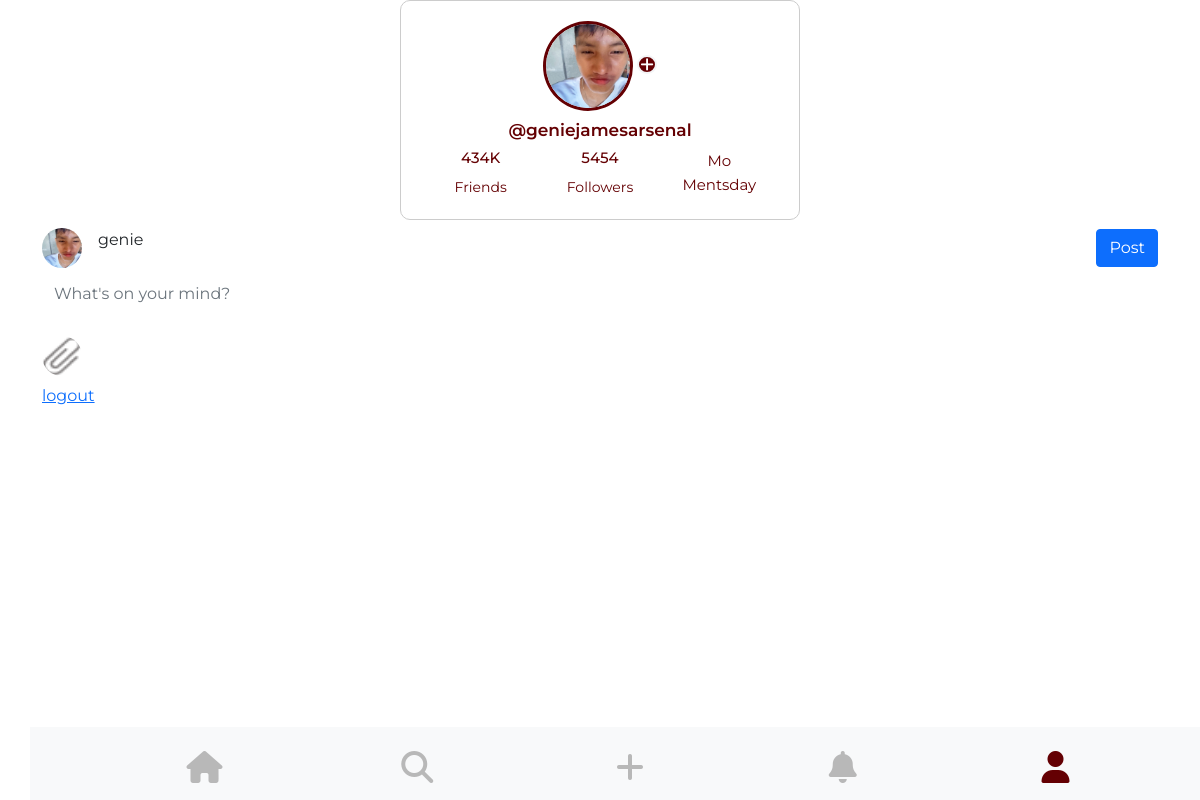
Screenshot of /profile.php?user=2 (signed in) with the database file from the repository.
### tables this page shows
CREATE TABLE `users` (
  `user_id` int(11) NOT NULL,
  `Name` varchar(100) DEFAULT NULL,
  `Email` varchar(100) DEFAULT NULL,
  `Address` text DEFAULT NULL,
  `username` varchar(50) DEFAULT NULL,
  `password` varchar(255) DEFAULT NULL,
  `profile_picture` varchar(255) DEFAULT NULL,
  `bio` text DEFAULT NULL,
  `registration_date` timestamp NOT NULL DEFAULT current_timestamp(),
  `friend_count` int(11) DEFAULT 0
);

### profile.php (the view, shortened to what this page needs)
<?php
include 'db.php';
$user_id = $_SESSION['user_id'];
$query = "SELECT Name, Email, profile_picture, username FROM users WHERE user_id = ?";
$stmt = $conn->prepare($query);
$stmt->bind_param("i", $user_id);
$stmt->execute();
$result = $stmt->get_result();
$user = $result->fetch_assoc();
?>
<!DOCTYPE html>
<html lang="en">
<head>
    <link href="https://cdnjs.cloudflare.com/ajax/libs/font-awesome/6.5.0/css/all.min.css" rel="stylesheet">
    <link href="https://cdn.jsdelivr.net/npm/bootstrap@5.0.2/dist/css/bootstrap.min.css" rel="stylesheet"
>
    <link rel="stylesheet" href="https://cdn.jsdelivr.net/npm/bootstrap-icons@1.9.0/font/bootstrap-icons.css">
    <link rel="stylesheet" href="./stylecss/tabfooter.css">
    <link rel="stylesheet" href="./stylecss/profile.css">
</head>
<body>
    <div class="profile">
        <form action="profile.php" method="POST" enctype="multipart/form-data" id="profile-form">
            <img id="profile-img" class="profile-img" src="<?php echo htmlspecialchars($user['profile_picture']); ?>" alt="Profile Picture">
            <div class="file-input-wrapper">
                <div class="icon-wrapper">
                    <i class="fa-solid fa-plus"></i>
                </div>
            </div>
        </form>
        <h2 class="mt-2 username">@<?php echo htmlspecialchars($user['Name']); ?></h2>
        <div class="container">
            <div class="row">
                <div class="col">
                    <div class="profile-stats">
                        <h3 class="m-b-0 mmday">434K</h3>
                        <small style="color: #640003;">Friends</small>
                    </div>
                </div>
                <div class="col">
                    <div class="profile-stats">
                        <h3 class="m-b-0 mmday">5454</h3>
                        <small style="color: #640003;">Followers</small>
                    </div>
                </div>
                <div class="col">
                    <div class="profile-stats">
                        <a href="#momentsday" class="mmday mt-0">Mo Mentsday</a>
                    </div>
                </div>
            </div>
        </div>
    </div>
    <div class="container">
        <div class="row">
            <div class="col-md-12">
                <form method="POST" enctype="multipart/form-data" class="col-12 mt-2">
                    <div class="profile-section mb-2 d-flex align-items-center">
                        <img src="<?php echo htmlspecialchars($user['profile_picture']); ?>" alt="Profile Picture" class="rounded-circle me-3 post-profile">
                        <p><?php echo htmlspecialchars($user['username']); ?></p>
                        <input type="submit" value="Post" class="btn btn-primary ms-auto post_content">
                    </div>
                    <div class="mb-2">
                        <textarea name="content" placeholder="What's on your mind?" required class="form-control caption-post"></textarea>
                        <div class="post-profile">
                            <img src="./assets/Vector 10.png" alt="Upload Media">
                        </div>
                    </div>
                </form>
            </div>
            <a href="login.php">logout</a>
            <footer class="bg-light">
                <div class="container">
                    <div class="row text-center mt-4 footertab">
                        <div class="col">
                            <a href="home.php" class="text-decoration-none">
                                <i class="fas fa-home fa-2x footericon" data-page="home.php"></i>
                            </a>
                        </div>
                        <div class="col">
                            <a href="search.php" class="text-decoration-none">
                                <i class="fas fa-search fa-2x footericon" data-page="search.php"></i>
                            </a>
                        </div>
                        <div class="col">
                            <a href="post.php" class="text-decoration-none">
                                <i class="fas fa-plus fa-2x footericon" data-page="post.php"></i>
                            </a>
                        </div>
                        <div class="col">
                            <a href="notify.php" class="text-decoration-none">
                                <i class="fas fa-bell fa-2x footericon" data-page="notify.php"></i>
                            </a>
                        </div>
                        <div class="col">
                            <a href="profile.php" class="text-decoration-none">
                                <i class="fas fa-user fa-2x footericon" data-page="profile.php"></i>
                            </a>
                        </div>
                    </div>
                </div>
            </footer>
</body>
</html>

### stylecss/tabfooter.css (style rules this page uses)
footer { position: fixed; bottom: 0; width: 100%; background: #FFFFFF; z-index: 100; }
.footertab { margin: 14px; }
.footericon { color: #B8B8B8; }
.footericon.active { color: #640003; }

### stylecss/profile.css (style rules this page uses)
body { font-family: "Montserrat", serif; font-optical-sizing: auto; font-weight: <weight>; font-style: normal; }
.profile { max-width: 400px; margin: auto; padding: 20px; text-align: center; border: 1px solid #ccc; border-radius: 10px; }
.profile-img { max-width: 90px; border-radius: 50%; border: 3px solid #640003; }
.file-input-wrapper { position: relative; display: inline-block; }
.file-input-wrapper .icon-wrapper { display: inline-flex; align-items: center; justify-content: center; border: 2px solid #F3F4F6; border-radius: 50%; background: #640003; cursor: pointer; width: 20px; height: auto; }
.file-input-wrapper .icon-wrapper i { font-size: 15px; color: #ffff; }
.mmday { text-decoration: none; font-size: 15px; color: #640003; }
.username { font-style: normal; font-weight: 600; font-size: 17px; line-height: 22px; color: #640003; }

### profile.php (style rules this page uses)
.post-profile { border: none; width: 40px; height: 40px; }
.caption-post { resize: none; border: none; }
.post-profile { position: flex; display: inline-block; width: fit-content; }
.post-profile img { cursor: pointer; width: 40px; height: 40px; border-radius: 80%; }

### rows the page displays
users: profile_picture (picture), Name "geniejamesarsenal", username "genie"
